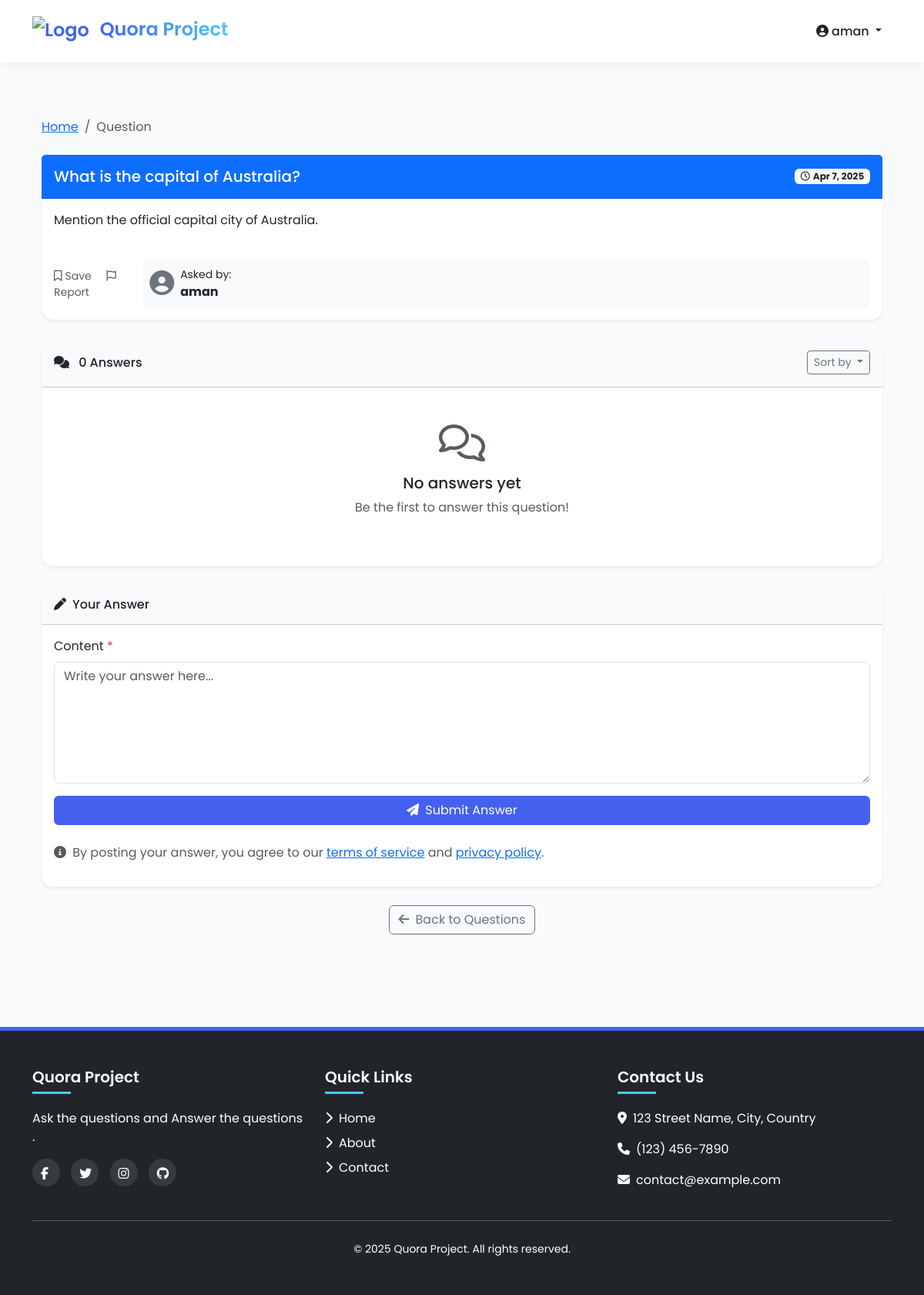
/question/7/ (signed in), run on the app's committed database.
### qa/models.py (models this page shows, shortened)
class Question(models.Model):
    user = models.ForeignKey(User, on_delete=models.CASCADE)
    title = models.CharField(max_length=255)
    description = models.TextField()
    created_at = models.DateTimeField(auto_now_add=True)

### qa/views.py (the view)
# urls.py: path('question/<int:pk>/', views.question_detail, name='question_detail'),
@login_required
def question_detail(request, pk):
    question = get_object_or_404(Question, pk=pk)
    answers = question.answers.all()
    if request.method == 'POST':
        form = AnswerForm(request.POST)
        if form.is_valid():
            answer = form.save(commit=False)
            answer.question = question
            answer.user = request.user
            answer.save()
            return redirect('question_detail', pk=pk)
    else:
        form = AnswerForm()
    liked_answers = Answer.objects.filter(likes=request.user).values_list('id', flat=True)
    return render(request, 'qa/question_detail.html', {'question': question, 'answers': answers, 'form': form, 'liked_answers': liked_answers})

### qa/forms.py
class AnswerForm(forms.ModelForm):
    class Meta:
        model = Answer
        fields = ['content']

### qa/templates/qa/question_detail.html (shortened to what this page needs)
{% extends 'base.html' %}
{% block content %}
<div class="container py-4">
    <nav aria-label="breadcrumb" class="mb-4">
        <ol class="breadcrumb">
            <li class="breadcrumb-item"><a href="{% url 'home' %}">Home</a></li>
            <li class="breadcrumb-item active" aria-current="page">Question</li>
        </ol>
    </nav>
    <div class="card shadow-sm border-0 mb-4">
        <div class="card-header bg-primary text-white d-flex flex-column flex-md-row justify-content-between align-items-start align-items-md-center p-3">
            <h2 class="h5 mb-2 mb-md-0">{{ question.title }}</h2>
            <span class="badge bg-light text-dark mt-2 mt-md-0">
                <i class="far fa-clock me-1"></i>{{ question.created_at|date:"M j, Y" }}
            </span>
        </div>
        <div class="card-body">
            <div class="question-content mb-4">
                {{ question.description|linebreaks }}
            </div>
            <div class="d-flex flex-column flex-sm-row justify-content-between align-items-start align-items-sm-center">
                <div class="small mb-2 mb-sm-0">
                    <a href="#" class="text-decoration-none text-muted me-3">
                        <i class="far fa-bookmark me-1"></i>Save
                    </a>
                    <a href="#" class="text-decoration-none text-muted">
                        <i class="far fa-flag me-1"></i>Report
                    </a>
                </div>
                <div class="bg-light p-2 rounded w-100 w-sm-auto">
                    <div class="d-flex align-items-center">
                        <div class="avatar me-2">
                            <i class="fas fa-user-circle fa-2x text-secondary"></i>
                        </div>
                        <div>
                            <div class="small">Asked by:</div>
                            <div class="fw-bold">{{ question.user.username }}</div>
                        </div>
                    </div>
                </div>
            </div>
        </div>
    </div>
    <div class="card shadow-sm border-0 mb-4">
        <div class="card-header bg-light d-flex flex-column flex-md-row justify-content-between align-items-start align-items-md-center p-3">
            <h3 class="h6 mb-2 mb-md-0">
                <i class="fas fa-comments me-2"></i>
                {{ answers.count|default:"0" }} Answers
            </h3>
            <div class="dropdown">
                <button class="btn btn-sm btn-outline-secondary dropdown-toggle" type="button" id="sortDropdown" data-bs-toggle="dropdown" aria-expanded="false">
                    Sort by
                </button>
            </div>
        </div>
        <div class="card-body p-0">
            {% if answers %}
                <ul class="list-group list-group-flush">
                    {% for answer in answers %}
                        <li class="list-group-item p-3" id="answer-{{ answer.id }}">
                            <div class="row">
                                <div class="col-12 col-md-1 text-center mb-3 mb-md-0">
                                    <div>
                                        <a href="#" class="d-block text-decoration-none text-secondary">
                                            <i class="fas fa-chevron-up"></i>
                                        </a>
                                        <div class="fw-bold my-2">{{ answer.total_likes|default:"0" }}</div>
                                        <a href="#" class="d-block text-decoration-none text-secondary">
                                            <i class="fas fa-chevron-down"></i>
                                        </a>
                                        <a href="{% url 'like_answer' answer.id %}" class="btn btn-sm {% if answer.id in liked_answers %}btn-primary{% else %}btn-outline-primary{% endif %} mt-2">
                                            <i class="{% if answer.id in liked_answers %}fas{% else %}far{% endif %} fa-thumbs-up me-1"></i>Like
                                        </a>
                                    </div>
                                </div>
                                <div class="col-12 col-md-11">
                                    <div class="answer-content mb-3">
                                        {{ answer.content|linebreaks }}
                                    </div>
                                    <div class="d-flex flex-column flex-sm-row justify-content-between align-items-start align-items-sm-center">
                                        <div class="small text-muted mb-2 mb-sm-0">
                                            Answered {{ answer.created_at|date:"M j, Y" }}
                                        </div>
                                        <div class="bg-light p-2 rounded w-100 w-sm-auto">
                                            <div class="d-flex align-items-center">
                                                <div class="avatar me-2">
                                                    <i class="fas fa-user-circle text-secondary"></i>
                                                </div>
                                                <div class="fw-bold">{{ answer.user.username }}</div>
                                            </div>
                                        </div>
                                    </div>
                                </div>
                            </div>
                        </li>
                    {% endfor %}
                </ul>
            {% else %}
                <div class="text-center py-5">
                    <i class="far fa-comments fa-3x text-muted mb-3"></i>
                    <h5>No answers yet</h5>
                    <p class="text-muted">Be the first to answer this question!</p>
                </div>
            {% endif %}
        </div>
    </div>
    <div class="card shadow-sm border-0">
        <div class="card-header bg-light p-3">
            <h3 class="h6 mb-0"><i class="fas fa-pen me-2"></i>Your Answer</h3>
        </div>
        <div class="card-body">
            <form method="post" class="needs-validation" novalidate>
                {% for field in form %}
                    <div class="mb-3">
                        <label for="{{ field.id_for_label }}" class="form-label">
                            {{ field.label }}
                            {% if field.field.required %}
                                <span class="text-danger">*</span>
                            {% endif %}
                        </label>
                        {{ field }}
                    </div>
                {% endfor %}
                <div class="d-grid gap-2">
                    <button type="submit" class="btn btn-primary">
                        <i class="fas fa-paper-plane me-2"></i>Submit Answer
                    </button>
                </div>
            </form>
            <div class="mt-4">
                <p class="text-muted">
                    <i class="fas fa-info-circle me-1"></i>
                    By posting your answer, you agree to our <a href="#">terms of service</a> and <a href="#">privacy policy</a>.
                </p>
            </div>
        </div>
    </div>
    <div class="text-center mt-4">
        <a href="{% url 'home' %}" class="btn btn-outline-secondary">
            <i class="fas fa-arrow-left me-2"></i>Back to Questions
        </a>
    </div>
</div>
{% endblock %}

### qa/templates/base.html (shortened to what this page needs)
{% load static %}
<!DOCTYPE html>
<html lang="en">
<head>
    <link rel="stylesheet" href="https://cdnjs.cloudflare.com/ajax/libs/bootstrap/5.3.2/css/bootstrap.min.css">
    <link rel="stylesheet" href="https://cdnjs.cloudflare.com/ajax/libs/font-awesome/6.4.2/css/all.min.css">
</head>
<body>
    <nav class="navbar navbar-expand-lg navbar-light bg-light">
        <div class="container">
            <a class="navbar-brand" href="{% url 'home' %}">
                <img src="https://executive.mit.edu/dw/image/v2/BFHZ_PRD/on/demandware.static/-/Sites-master-catalog-msee/default/dwa0897f02/images/QUE.jpg?sw=400&sh=300"
                     alt="Logo"
                     class="d-inline-block align-text-top me-2"
                     style="height: 40px; width: auto;">
                <span style="background: linear-gradient(to right, #4361ee, #4cc9f0); -webkit-background-clip: text; -webkit-text-fill-color: transparent;">Quora Project</span>
            </a>
            <div class="collapse navbar-collapse" id="navbarNav">
                <ul class="navbar-nav ms-auto">
                    {% if user.is_authenticated %}
                        <li class="nav-item dropdown">
                            <a class="nav-link dropdown-toggle" href="#" role="button" data-bs-toggle="dropdown">
                                <i class="fas fa-user-circle me-1"></i>{{ user.username }}
                            </a>
                        </li>
                    {% endif %}
                </ul>
            </div>
        </div>
    </nav>
    <main class="py-5 fade-in">
        <div class="container">
            {% block content %}
            {% endblock %}
        </div>
    </main>
    <footer class="bg-dark text-white py-5 mt-5">
        <div class="container">
            <div class="row">
                <div class="col-md-4 mb-4 mb-md-0">
                    <h5 class="text-white">Quora Project</h5>
                    <p class="text-white">Ask the questions and Answer the questions .</p>
                    <div class="social-icons mt-3">
                        <a href="#" class="text-white"><i class="fab fa-facebook-f"></i></a>
                        <a href="#" class="text-white"><i class="fab fa-twitter"></i></a>
                        <a href="#" class="text-white"><i class="fab fa-instagram"></i></a>
                        <a href="#" class="text-white"><i class="fab fa-github"></i></a>
                    </div>
                </div>
                <div class="col-md-4 mb-4 mb-md-0">
                    <h5>Quick Links</h5>
                    <ul class="list-unstyled text-white">
                        <li><a href="#" class="text-decoration-none text-white"><i class="fas fa-chevron-right me-2"></i>Home</a></li>
                        <li><a href="#" class="text-decoration-none text-white"><i class="fas fa-chevron-right me-2"></i>About</a></li>
                        <li><a href="#" class="text-decoration-none text-white"><i class="fas fa-chevron-right me-2"></i>Contact</a></li>
                    </ul>
                </div>
                <div class="col-md-4">
                    <h5>Contact Us</h5>
                    <address class="text-white">
                        <p><i class="fas fa-map-marker-alt me-2"></i>123 Street Name, City, Country</p>
                        <p><i class="fas fa-phone me-2"></i>(123) 456-7890</p>
                        <p><i class="fas fa-envelope me-2"></i>contact@example.com</p>
                    </address>
                </div>
            </div>
            <hr class="my-4 bg-secondary">
            <div class="text-center text-white">
                <small>&copy; {% now "Y" %} Quora Project. All rights reserved.</small>
            </div>
        </div>
    </footer>
</body>
</html>

### qa/templates/base.html (style rules this page uses)
:root { --primary-color: #4361ee; --secondary-color: #3f37c9; --accent-color: #4cc9f0; --light-color: #f8f9fa; --dark-color: #212529; }
body { font-family: 'Poppins', sans-serif; background-color: #f9fafb; }
.navbar { padding: 15px 0; background-color: white !important; box-shadow: 0 2px 15px rgba(0, 0, 0, 0.05) !important; }
.navbar-brand { font-weight: 600; color: var(--primary-color); font-size: 1.5rem; }
.nav-link { font-weight: 500; color: var(--dark-color); transition: all 0.3s ease; margin: 0 5px; }
.btn-primary { background-color: var(--primary-color); border-color: var(--primary-color); transition: all 0.3s ease; }
main { min-height: 70vh; }
footer { background: #191c24 !important; color: #fff; border-top: 5px solid var(--primary-color); }
footer h5 { color: white; font-weight: 600; margin-bottom: 20px; position: relative; padding-bottom: 10px; }
footer h5:after { content: ''; position: absolute; bottom: 0; left: 0; width: 50px; height: 3px; background-color: var(--accent-color); }
footer .social-icons a { display: inline-flex; width: 36px; height: 36px; border-radius: 50%; align-items: center; justify-content: center; background-color: rgba(255, 255, 255, 0.1); transition: all 0.3s ease; margin-right: 10px; }
.fa-brands, .fab { font-weight: 400; padding: 11px; }
footer a.text-white { transition: all 0.3s ease; display: inline-block; margin-bottom: 8px; position: relative; }
.card { border: none; border-radius: 15px; box-shadow: 0 5px 15px rgba(0, 0, 0, 0.05); transition: all 0.3s ease; }
.fade-in { animation: fadeIn 0.5s ease-out forwards; }

### data on the page
Question: title "What is the capital of Australia?", created_at "Apr 7, 2025", description "Mention the official capital city of Australia.", user.username "aman", count "0"

### other printed values
{{ user.username }} "aman"
{{ field.label }} "Content"
